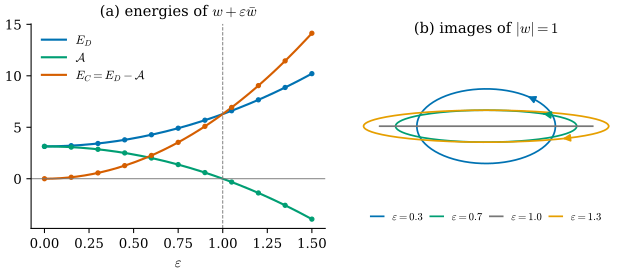

Write the Python code that produced this figure.
"""Figure 43.4.2: Dirichlet energy, signed area, and conformal energy of z_eps(w) = w + eps conj(w) on the unit disk
(Example 43.4.5, Theorem 43.4.6).

(a) E_D = pi (1 + eps^2), signed area A = pi (1 - eps^2), E_C = E_D - A = 2 pi eps^2 for 0 <= eps <= 1.5, computed by
    midpoint quadrature of the integrands on a polar grid (dots) and compared with the formulas (lines).
(b) the image of the unit circle under z_eps for eps = 0.3, 0.7, 1.0, 1.3 with an arrow showing the direction in which
    the image is traversed when the circle is traversed counterclockwise; eps = 1 is the segment [-2, 2]; for eps > 1
    the ellipse is traversed clockwise (A < 0).
Self-check: quadrature agrees with the formulas to 1e-6; A computed as the boundary integral (1/2) Im int conj(z) dz
agrees with the area integral; A(1) = 0.

Run from the project root:
``PYTHONPATH=tools python3 chapters/43-conformal-geometry/figures/fig-43-4-2-energies.py``
"""

import dgfig  # noqa: E402

dgfig.setup()

import matplotlib.pyplot as plt  # noqa: E402
import numpy as np  # noqa: E402

col = dgfig.COLORS
nr, nt = 200, 400
r = (np.arange(nr) + 0.5) / nr
t = 2 * np.pi * (np.arange(nt) + 0.5) / nt
Rg, Tg = np.meshgrid(r, t, indexing="ij")
dA = (1 / nr) * (2 * np.pi / nt) * Rg


def energies(eps):
    # dz = dw + eps dwbar: u = (1 + eps) x, v = (1 - eps) y
    ux, uy, vx, vy = 1 + eps, 0.0, 0.0, 1 - eps
    ED = 0.5 * np.sum((ux ** 2 + uy ** 2 + vx ** 2 + vy ** 2) * dA)
    A = np.sum((ux * vy - uy * vx) * dA)
    EC = 0.5 * np.sum(((ux - vy) ** 2 + (uy + vx) ** 2) * dA)
    tb = 2 * np.pi * np.arange(4000) / 4000
    zb = np.exp(1j * tb) + eps * np.exp(-1j * tb)
    dzb = 1j * np.exp(1j * tb) - 1j * eps * np.exp(-1j * tb)
    Ab = 0.5 * np.sum((np.conj(zb) * dzb).imag) * (2 * np.pi / 4000)
    return ED, A, EC, Ab


eps_dots = np.linspace(0, 1.5, 11)
vals = np.array([energies(e) for e in eps_dots])
assert np.allclose(vals[:, 0], np.pi * (1 + eps_dots ** 2), atol=1e-6)
assert np.allclose(vals[:, 1], np.pi * (1 - eps_dots ** 2), atol=1e-6)
assert np.allclose(vals[:, 2], 2 * np.pi * eps_dots ** 2, atol=1e-6)
assert np.allclose(vals[:, 3], vals[:, 1], atol=1e-9) and abs(energies(1.0)[1]) < 1e-9
print("E_D, A, E_C at eps = 0.5:", np.round(energies(0.5)[:3], 4))

fig, axes = plt.subplots(1, 2, figsize=(6.6, 3.0), gridspec_kw=dict(width_ratios=[1.15, 1]))
ax = axes[0]
e = np.linspace(0, 1.5, 200)
for y, c, lab in ((np.pi * (1 + e ** 2), col["tangent"], r"$E_D$"), (np.pi * (1 - e ** 2), col["third"], r"$\mathcal{A}$"),
                  (2 * np.pi * e ** 2, col["normal"], r"$E_C = E_D - \mathcal{A}$")):
    ax.plot(e, y, color=c, lw=1.6, label=lab)
ax.plot(eps_dots, vals[:, 0], "o", color=col["tangent"], ms=3)
ax.plot(eps_dots, vals[:, 1], "o", color=col["third"], ms=3)
ax.plot(eps_dots, vals[:, 2], "o", color=col["normal"], ms=3)
ax.axhline(0, color=col["aux"], lw=0.7)
ax.axvline(1, color=col["aux"], lw=0.7, ls="--")
ax.set_xlabel(r"$\varepsilon$")
ax.legend(fontsize=9, frameon=False, loc="upper left")
ax.spines[["top", "right"]].set_visible(False)
ax.set_title(r"(a) energies of $w + \varepsilon\bar w$", fontsize=11)

ax = axes[1]
tb = np.linspace(0, 2 * np.pi, 300)
for eps, c in ((0.3, col["tangent"]), (0.7, col["third"]), (1.0, col["aux"]), (1.3, col["accent"])):
    zb = np.exp(1j * tb) + eps * np.exp(-1j * tb)
    ax.plot(zb.real, zb.imag, color=c, lw=1.3, label=r"$\varepsilon = %.1f$" % eps)
    k = 40
    if eps != 1.0:
        ax.annotate("", xy=(zb[k + 4].real, zb[k + 4].imag), xytext=(zb[k].real, zb[k].imag),
                    arrowprops=dict(arrowstyle="-|>", color=c, lw=1.3))
ax.set_aspect("equal")
ax.set_xlim(-2.4, 2.4)
ax.set_ylim(-1.6, 1.6)
ax.set_axis_off()
ax.legend(fontsize=8, frameon=False, loc="lower center", ncol=4, handlelength=1.2, columnspacing=0.7, bbox_to_anchor=(0.5, -0.12))
ax.set_title(r"(b) images of $|w| = 1$", fontsize=11)
fig.subplots_adjust(left=0.07, right=0.99, top=0.88, bottom=0.17, wspace=0.12)
dgfig.save(fig, __file__)
